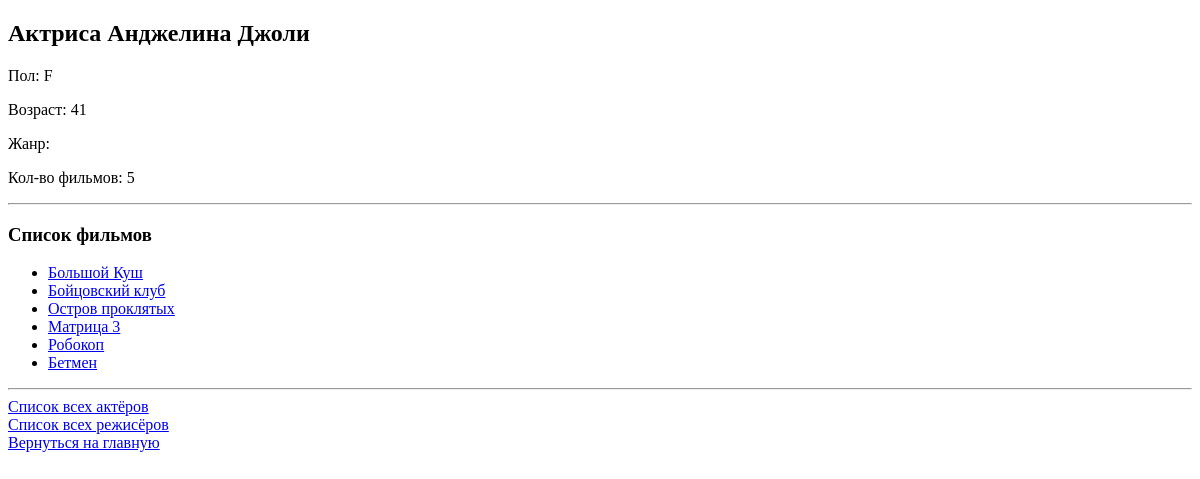
The page /actor/andjelina-djoli on the database as committed earlier.
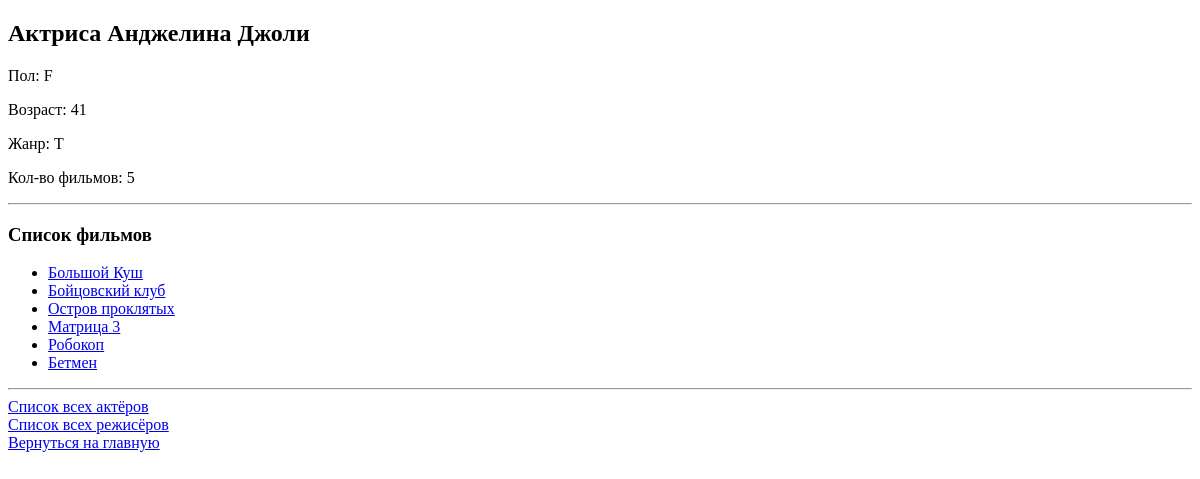
The same page on the database as committed later.
### movie_app/models.py (models this page shows, shortened)
class Actor(models.Model):  # таблица с актерами
    MALE = 'M'  # переменне М и Ж
    FEMALE = 'F'
    GENDERS = [  # список кортежей М и Ж
        (MALE, 'Мужчина'),
        (FEMALE, 'Женщина')
    ]
    TRILLER = 'T'
    COMEDY = 'C'
    DRAMMA = 'D'
    TRAGEDY = 'T'
    GENRE = [
        (TRILLER, 'Триллер'),
        (COMEDY, 'Комедия'),
        (DRAMMA, 'Драмма'),
        (TRAGEDY, 'Трагедия'),
    ]
    first_name = models.CharField(max_length=100)
    last_name = models.CharField(max_length=100)
    gender = models.CharField(max_length=1, choices=GENDERS,
                              default=MALE)  # колонка ПОЛ, max_length - максимальная длина 1 тк 'F' или 'M', choices - передаем список кортежей с вариантами значений, default - начение по умолчанию МУЖЧИНА
    slug = models.SlugField(default='', null=False, db_index=True)
    age = models.IntegerField(default=25, null=False, validators=[MinValueValidator(1), MaxValueValidator(150)])
    count_movie = models.IntegerField(default=0, null=False, validators=[MinValueValidator(0)])
    genre = models.CharField(max_length=1, choices=GENRE,
                              default=TRILLER)  # колонка ПОЛ, max_length - максимальная длина 1 тк 'F' или 'M', choices - передаем список кортежей с вариантами значений, default - начение по умолчанию МУЖЧИНА
    dressing = models.OneToOneField(DressingRoom, on_delete=models.SET_NULL, null=True, blank=True)
    def __str__(self):
        if self.gender == self.MALE:  # если gender == MALE, обращаемся через self.
            return f'Актер {self.first_name} {self.last_name}'
        else:
            return f'Актриса {self.first_name} {self.last_name}'

### movie_app/views.py (the view)
# urls.py: path('actor/<slug:slug_actor>', views.show_one_actor, name='actor-details'),
def show_one_actor(request, slug_actor):
    actor = get_object_or_404(Actor, slug=slug_actor)
    return render(request, 'movie_app/one_actor.html', {'actor': actor})

### movie_app/models.py (called while the page is built)
    def get_url(self):
        return reverse('movie-details', args=[self.slug])

### movie_app/templates/movie_app/one_actor.html (shortened to what this page needs)
{% extends 'movie_app/base.html' %}
{% block content %}
    <h2>{{actor}}</h2>
    <p>Пол: {{actor.gender}}</p>
    <p>Возраст: {{actor.age }}</p>
    <p>Жанр: {{actor.genre }}</p>
    <p>Кол-во фильмов: {{actor.count_movie }}</p>
<hr>
    <h3>Список фильмов</h3>
    <ul>
    {% for movie in actor.movies.all %}
        <li><a href="{{ movie.get_url }}">{{movie.name}}</a></li>
    {% endfor%}
    </ul>
    <hr>
    <a href="{% url 'all-actors' %}">Список всех актёров</a> <br>
    <a href="{% url 'all-directors' %}">Список всех режисёров</a> <br>
    <a href="{% url 'movie-index' %}">Вернуться на главную</a>
{% endblock %}

Rows that differ between the two databases and show on the page:
changed Actor "Актриса Анджелина Джоли": genre (not shown) → "T"
